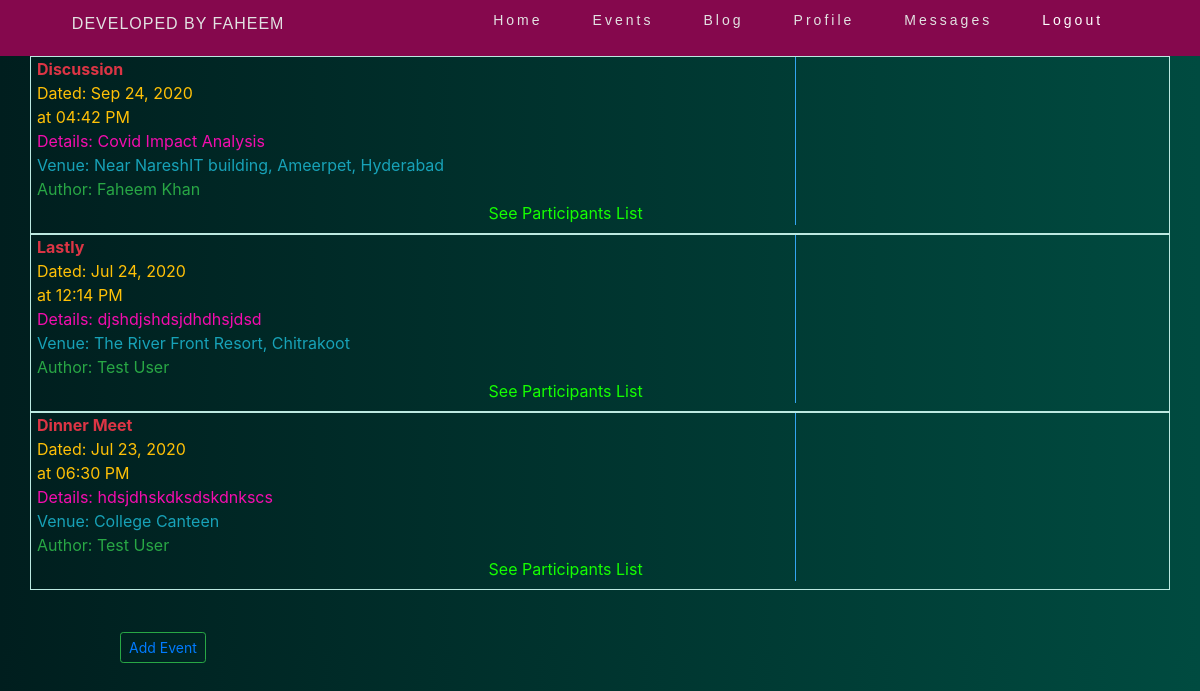
The app's page /blog/eventList/ (signed in) with its own data.
### blog/models.py (models this page shows, shortened)
class Event(models.Model):
    created_by  = models.ForeignKey(User, on_delete = models.CASCADE)
    event_name = models.CharField(max_length = 100, null = True)
    event_details = models.TextField(blank = True, null= True)
    venue = models.CharField(max_length = 120, null = True)
    event_date = models.DateTimeField()
    date_created = models.DateTimeField(auto_now_add = True)
    last_edited = models.DateTimeField(auto_now = True)

### UserModule/models.py (models this page shows, shortened)
class User(AbstractBaseUser):
    email = models.EmailField(unique = True, max_length= 160)
    full_name = models.CharField(max_length = 160)
    is_active = models.BooleanField(default = False)
    is_staff = models.BooleanField(default = False)
    is_admin = models.BooleanField(default = False)
    join_date = models.DateTimeField(auto_now_add = True)
    USERNAME_FIELD = 'email'
    REQUIRED_FIELDS = ['full_name']
    objects = UserManager()

### blog/views.py (the view)
# urls.py: path('eventList/', views.eventList, name = 'eventList'),
def eventList(request):
    Events = Event.objects.all().order_by('-event_date')
    return render(request, 'blog/Eventlist.html', {'eventList':Events})

### blog/templates/blog/Eventlist.html (shortened to what this page needs)
{% include 'UserModule/navbar.html' %}
{% load static %}
<link rel="stylesheet" href="{% static '/css/Eventlist.css'%}">
<div class="container mb-3 ">
    {% for event in eventList%}
        <div class="row pb-2 pt-0 content">
            <div class="col-9 col-sm-8 event-body">
                <div class="row text-danger font-weight-bold">{{event.event_name}}</div>
                <div class="row text-warning">Dated: {{event.event_date|date:"M d, Y"}} {% if event.date_created != event.last_edited %}<span class="text-muted font-weight-light ml-2">(Edited)</span>{% endif %}</div>
                <div class="row text-warning">at {{event.event_date|date:"h:i A "}}</div>
                <div class="row details">Details: {{event.event_details}}</div>
                <div class="row text-info">Venue: {{event.venue}}</div>
                <div class="row text-success"> Author: {{event.created_by.full_name}}</div>
                <a href="{% url 'eventpersons' event.id %}">See Participants List</a>
            </div>
            <div class="col-3 col-sm-4 mt-2 ">
            </div>
        </div>
    {%endfor%}
</div>
<button class="add-btn btn btn-outline-success btn-sm mt-3" ><a href="{% url 'createEvent' %} ">Add Event</a></button>

### static/css/main.css (style rules this page uses)
body { background-color: #f3eff1; }
* { margin: 0px; padding: 0px; box-sizing: border-box; }

### static/css/Eventlist.css (style rules this page uses)
* { margin: 0px; padding: 0px; box-sizing: border-box; }
.content { border: 1px solid rgb(188, 233, 225); }
.event-body { position: relative; left: 6px; top: 0px; border-right: 1px solid rgb(51, 165, 241); }
.mb-3 { position: relative; top: 0vh; }
.add-btn { position: relative; margin-left: 120px; top: 10px; bottom: 3px; }
body { background: linear-gradient(to right,rgb(0, 30, 30), rgb(0, 75, 64)) }
.details { color: rgb(243, 13, 174) }
.event-body a { position: relative; left: 60%; color: rgb(21, 255, 0); }

### records on screen
Event: event_name "Discussion", event_date "Sep 24, 2020", event_date "04:42 PM", event_details "Covid Impact Analysis", venue "Near NareshIT building, Ameerpet, Hyderabad", created_by.full_name "Faheem Khan"
Event: event_name "Lastly", event_date "Jul 24, 2020", event_date "12:14 PM", event_details "djshdjshdsjdhdhsjdsd", venue "The River Front Resort, Chitrakoot", created_by.full_name "Test User"
Event: event_name "Dinner Meet", event_date "Jul 23, 2020", event_date "06:30 PM", event_details "hdsjdhskdksdskdnkscs", venue "College Canteen", created_by.full_name "Test User"
